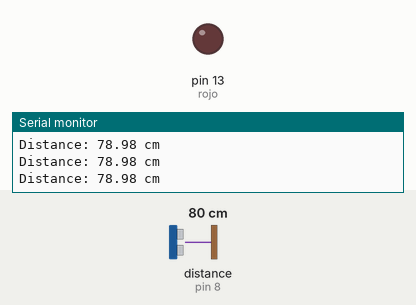
This sketch was run on a simulated Arduino Uno, built with avr-gcc and run on an emulated ATmega328P. Shown: output pins drawn as LEDs (lit = HIGH), the last lines printed to the serial monitor. Wiring (inferred from the names in the program): ultrasonic range finder: trigger pin 9; echo pin 8. The inputs (shaded band) are chosen by the test bench; at power-on: distance to the obstacle (sensor on pin 8) 80 cm. The echo pulse lasts 58.3 µs per cm; pins used as bus, display or sensor lines are not drawn.

Above: at 1.2 s.
1.3 s: distance to the obstacle (sensor on pin 8) set to 7 cm
2.9 s: distance to the obstacle (sensor on pin 8) set to 4 cm
At 4.2 s:
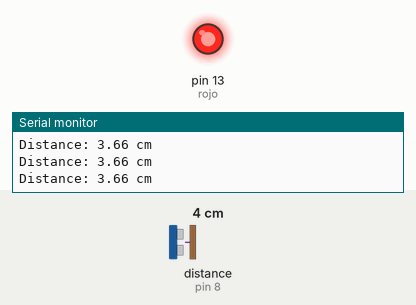
4.7 s: distance to the obstacle (sensor on pin 8) set to 9 cm
At 6.2 s:
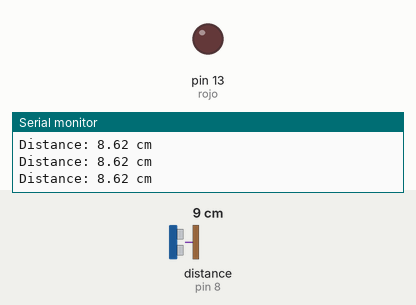
6.5 s: distance to the obstacle (sensor on pin 8) set to 2 cm
At 7.6 s:
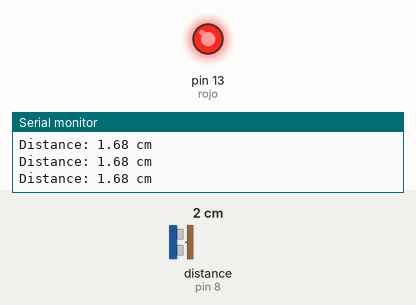
Timing chart, 0 to 9.3 s (numbered marks = the images above; inputs shaded):
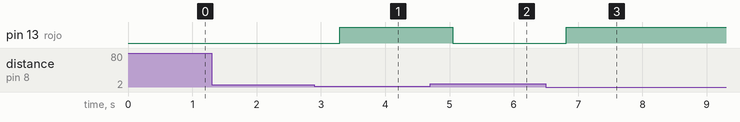

The sketch:

Ej1.ino
```cpp
#define ecoPin 8
#define trigPin 9
#define rojo 13
void setup()
{
 Serial.begin(9600);
 pinMode(ecoPin, INPUT);
 pinMode(trigPin, OUTPUT);
 pinMode(rojo, OUTPUT);
}

void loop()
{
  digitalWrite(trigPin, LOW);
  delayMicroseconds(5);
  digitalWrite(trigPin, HIGH);
  delayMicroseconds(10);
  digitalWrite(trigPin, LOW);

  int duration = pulseIn(ecoPin, HIGH);

  double cm = duration*0.034/2;
  Serial.print("Distance: ");
  Serial.print(cm);
  Serial.println(" cm");
  delay(250);

  if(cm <= 5){ // rojo
    analogWrite(rojo, 255);
  }
  else if(cm > 5){ // apagado
    analogWrite(rojo, 0);
  }
}
```

Measured:
- the behaviour switches between 6 and 5 cm on distance to the obstacle (sensor on pin 8) (found by bisection; images 0 and 1)
- after the input at 2.9 s, pin 13 (rojo): LOW → HIGH after 0.39 s
- after the input at 4.7 s, pin 13 (rojo): HIGH → LOW after 0.35 s
- after the input at 6.5 s, pin 13 (rojo): LOW → HIGH after 0.31 s
